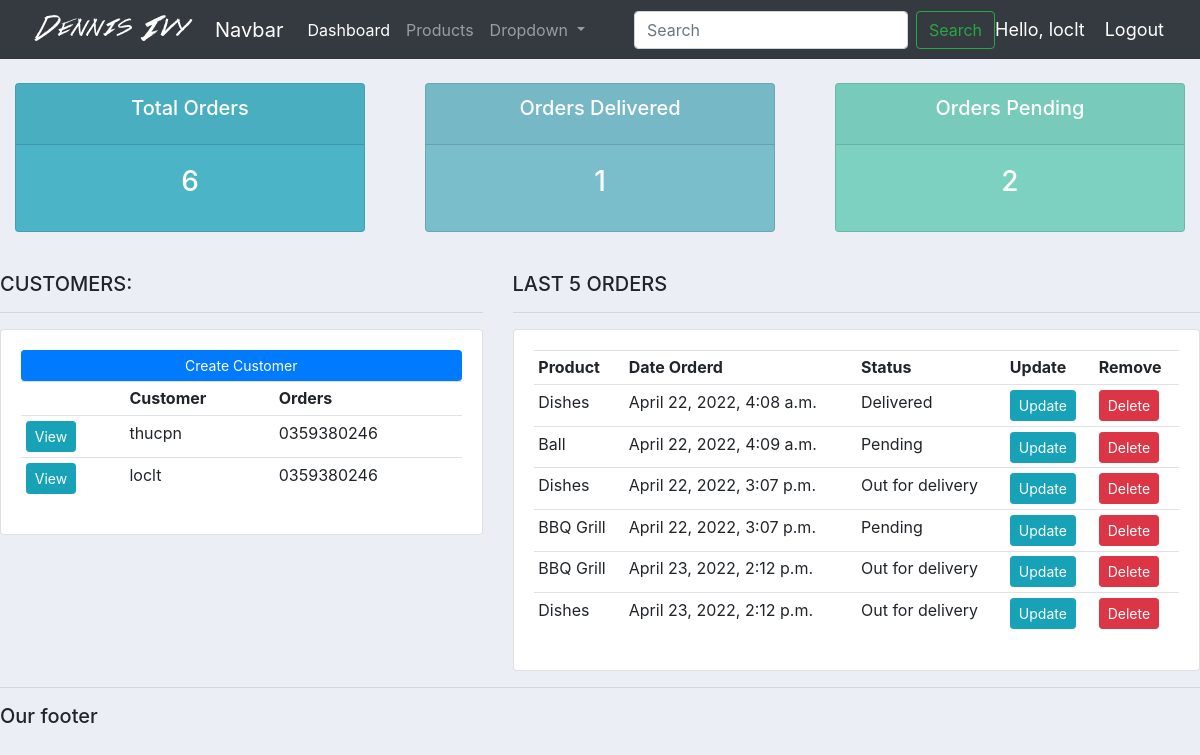
The app's page / (signed in) with its own data.
### accounts/models.py (models this page shows, shortened)
class Customer(models.Model):
    name = models.CharField(max_length=200, null=True)
    phone = models.CharField(max_length=200, null=True)
    email = models.CharField(max_length=200, null=True)
    data_created = models.DateTimeField(auto_now_add=True, null=True)

class Order(models.Model):
    STATUS = (
        ('Pending', 'Pending'),
        ('Out for delivery', 'Out for delivery'),
        ('Delivered', "Delivered"),
    )
    customer = models.ForeignKey(Customer, null=True, on_delete=models.SET_NULL)
    product = models.ForeignKey(Product, null=True, on_delete=models.SET_NULL)
    date_created = models.DateTimeField(auto_now_add=True, null=True)
    status = models.CharField(max_length=200, null=True, choices=STATUS)
    note = models.CharField(max_length=1000, null=True)

class Product(models.Model):
    CATEGORY = (
        ("Indoor", "Indoor"),
        ("Out door", "Outdoor"),
    )
    name = models.CharField(max_length=200, null=True)
    price = models.FloatField(null=True)
    category = models.CharField(max_length=200, null=True, choices=CATEGORY)
    description = models.CharField(max_length=200, null=True, blank=True)
    date_created = models.DateTimeField(auto_now_add=True, null=True)
    tags = models.ManyToManyField(Tag)
    def __str__(self):
        return self.name

### accounts/decorators.py (the view)
	def wrapper_function(request, *args, **kwargs):
		group = None
		if request.user.groups.exists():
			group = request.user.groups.all()[0].name
		if group == 'customer':
			return redirect('user-page')
		if group == 'admin':
			return view_func(request, *args, **kwargs)

### accounts/views.py (called while the page is built)
@login_required(login_url='login')
@admin_only
def home(request):
	orders = Order.objects.all()
	customers = Customer.objects.all()
	total_customers = customers.count()
	total_orders = orders.count()
	delivered = orders.filter(status='Delivered').count()
	pending = orders.filter(status='Pending').count()
	context = {'orders':orders, 'customers':customers,
	'total_orders':total_orders,'delivered':delivered,
	'pending':pending }
	return render(request, 'accounts/dashboard.html', context)

### accounts/templates/accounts/dashboard.html
{% extends 'accounts/main.html' %}
{% block content %}
{% include 'accounts/status.html' %}
<br>
<div class="row">
	<div class="col-md-5">
		<h5>CUSTOMERS:</h5>
		<hr>
		<div class="card card-body">
			<a class="btn btn-primary  btn-sm btn-block" href="">Create Customer</a>
			<table class="table table-sm">
				<tr>
					<th></th>
					<th>Customer</th>
					<th>Orders</th>
				</tr>
				{% for customer in customers %}
				<tr>
					<td><a class="btn btn-sm btn-info" href="{% url 'customer' customer.id %}">View</a></td>
					<td>{{customer.name}}</td>
					<td>{{customer.phone}}</td>
				</tr>
				{% endfor %}
			</table>
		</div>
	</div>
	<div class="col-md-7">
		<h5>LAST 5 ORDERS</h5>
		<hr>
		<div class="card card-body">
			<table class="table table-sm">
				<tr>
					<th>Product</th>
					<th>Date Orderd</th>
					<th>Status</th>
					<th>Update</th>
					<th>Remove</th>
				</tr>
				{% for order in orders%}
					<tr>
						<td>{{order.product}}</td>
						<td>{{order.date_created}}</td>
						<td>{{order.status}}</td>
						<td><a class="btn btn-sm btn-info" href="{% url 'update_order' order.id %}">Update</a></td>
						<td><a class="btn btn-sm btn-danger" href="{% url 'delete_order' order.id %}">Delete</a></td>
					</tr>
				{% endfor %}
			</table>
		</div>
	</div>
</div>
{% endblock %}

### accounts/templates/accounts/main.html (shortened to what this page needs)
{% load static %}
<!DOCTYPE html>
<html lang="en">
<head>
    <link rel="stylesheet" href="https://cdn.jsdelivr.net/npm/bootstrap@4.3.1/dist/css/bootstrap.min.css">
    <link rel="stylesheet" type="text/css" href="{% static 'css/main.css' %}">
</head>
<body>
    {% include 'accounts/navbar.html' %}
    {% block content %}
    {% endblock %}
    <hr>
    <h5>Our footer</h5>
</body>
</html>

### accounts/templates/accounts/navbar.html (shortened to what this page needs)
{% load static %}
<nav class="navbar navbar-expand-lg navbar-dark bg-dark">
    <img src="{% static 'images/logo.png' %}" alt="">
    <a class="navbar-brand" href="#">Navbar</a>
    <div class="collapse navbar-collapse" id="navbarSupportedContent">
      <ul class="navbar-nav mr-auto">
        {% if request.user.is_staff %}
        <li class="nav-item active">
          <a class="nav-link" href="{% url 'home' %}">Dashboard</a>
        </li>
        <li class="nav-item">
          <a class="nav-link" href="{% url 'products'%}">Products</a>
        </li>
        {% endif %}
        <li class="nav-item dropdown">
          <a class="nav-link dropdown-toggle" href="#" id="navbarDropdown" role="button" data-toggle="dropdown" aria-haspopup="true" aria-expanded="false">
            Dropdown
          </a>
        </li>
      </ul>
      <form class="form-inline my-2 my-lg-0">
        <input class="form-control mr-sm-2" type="search" placeholder="Search" aria-label="Search">
        <button class="btn btn-outline-success my-2 my-sm-0" type="submit">Search</button>
      </form>
    </div>
    <span class="hello-msg">Hello, {{request.user}}</span>
    <span><a class="hello-msg" href="{% url 'logout' %}">Logout</a></span>
  </nav>

### accounts/templates/accounts/status.html
<br>
<div class="row">
	<div class="col">
		<div class="col-md">
			<div class="card text-center text-white  mb-3" id="total-orders">
			  	<div class="card-header">
			  		<h5 class="card-title">Total Orders</h5>
			  	</div>
			  	<div class="card-body">
			    	<h3 class="card-title">{{total_orders}}</h3>
			  	</div>
			</div>
		</div>
	</div>
	<div class="col">
		<div class="col-md">
			<div class="card text-center text-white  mb-3" id="orders-delivered">
			  	<div class="card-header">
			  		<h5 class="card-title">Orders Delivered</h5>
			  	</div>
			  	<div class="card-body">
			    	<h3 class="card-title">{{delivered}}</h3>
			  	</div>
			</div>
		</div>
	</div>
	<div class="col">
		<div class="col-md">
			<div class="card text-center text-white  mb-3" id="orders-pending">
			  	<div class="card-header">
			  		<h5 class="card-title">Orders Pending</h5>
			  	</div>
			  	<div class="card-body">
			    	<h3 class="card-title">{{pending}}</h3>
			  	</div>
			</div>
		</div>
	</div>
</div>

### static/css/main.css (style rules this page uses)
body { background-color: #ebeff5; }
#total-orders { background-color: #4cb4c7; }
#orders-delivered { background-color: #7abecc; }
#orders-pending { background-color: #7CD1C0; }

### accounts/templates/accounts/navbar.html (style rules this page uses)
.hello-msg { font-size: 18px; color: #fff; margin-right: 20px; }

### records on screen
Customer: name "thucpn", phone "0359380246"
Customer: name "loclt", phone "0359380246"
Order: product "Dishes", date_created "April 22, 2022, 4:08 a.m.", status "Delivered"
Order: product "Ball", date_created "April 22, 2022, 4:09 a.m.", status "Pending"
Order: product "Dishes", date_created "April 22, 2022, 3:07 p.m.", status "Out for delivery"
Order: product "BBQ Grill", date_created "April 22, 2022, 3:07 p.m.", status "Pending"
Order: product "BBQ Grill", date_created "April 23, 2022, 2:12 p.m.", status "Out for delivery"
Order: product "Dishes", date_created "April 23, 2022, 2:12 p.m.", status "Out for delivery"

### other values on screen
{{ request.user }} "loclt"
{{ total_orders }} "6"
{{ delivered }} "1"
{{ pending }} "2"
